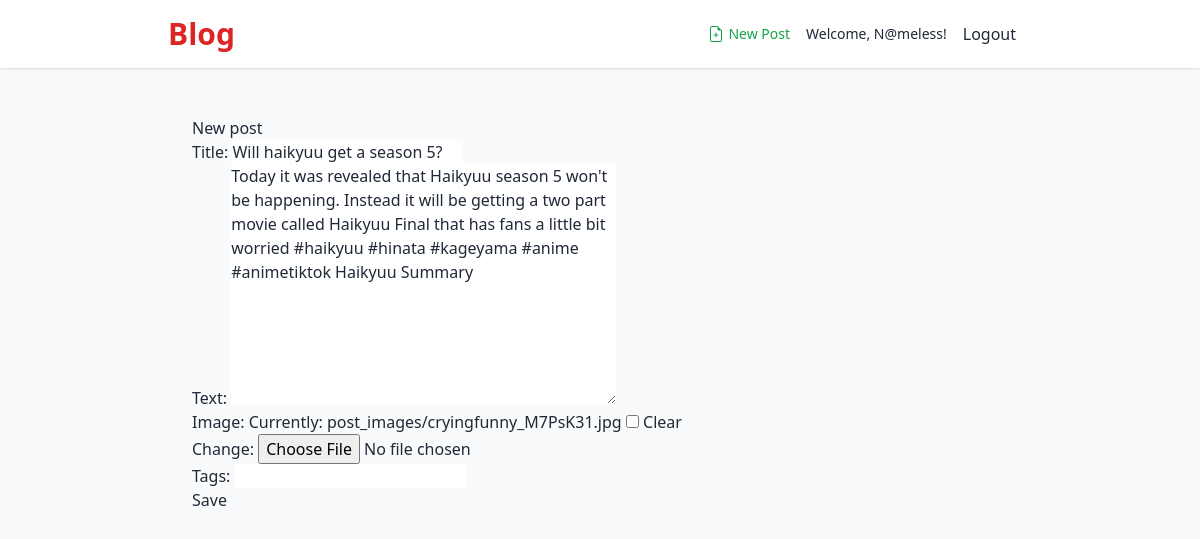
/post/18/edit/ (signed in), run on the app's committed database.
### blog/models.py (models this page shows, shortened)
class Post(models.Model):
    author = models.ForeignKey(settings.AUTH_USER_MODEL, on_delete=models.CASCADE)
    title = models.CharField(max_length=200)
    text = models.TextField()
    image = models.ImageField(upload_to='post_images/', blank=True, null=True)
    created_date = models.DateTimeField(default=timezone.now)
    published_date = models.DateTimeField(blank=True, null=True)
    likes = models.ManyToManyField(User, related_name='liked_posts', blank=True)
    tags = models.CharField(max_length=255, blank=True)

### blog/views.py (the view)
# urls.py: path('post/<int:pk>/edit/', views.post_edit, name="post_edit"),
@login_required
def post_edit(request, pk):
    post = get_object_or_404(Post, pk=pk)
    if post.author != request.user:
        return HttpResponseForbidden("You are not allowed to edit this post.")
    if request.method == "POST":
        form = PostForm(request.POST, request.FILES, instance=post)
        if form.is_valid():
            post = form.save(commit=False)
            post.author = request.user  # usually redundant on edit, but OK
            post.published_date = timezone.now()
            post.save()
            return redirect('post_detail', pk=post.pk)
    else:
        form = PostForm(instance=post)
    return render(request, 'blog/post_edit.html', {'form': form})

### blog/forms.py
class PostForm(forms.ModelForm):
    class Meta:
        model = Post
        fields =('title', 'text', 'image', 'tags')

### blog/templates/blog/post_edit.html (shortened to what this page needs)
{% extends 'blog/base.html' %} {% block content %}
<h2>New post</h2>
<form method="POST" enctype="multipart/form-data" class="post-form">
  {% csrf_token %} {{ form.as_p }}
  <button type="submit" class="save btn btn-secondary">Save</button>
</form>
{% endblock %}

### blog/templates/blog/base.html (shortened to what this page needs)
{% load static %}
<!DOCTYPE html>
<html lang="en">
  <head>
    <script src="https://cdn.tailwindcss.com"></script>
  </head>
  <body class="bg-gray-50 text-gray-800 font-sans">
    <header class="bg-white shadow">
      <div
        class="max-w-4xl mx-auto px-4 py-4 flex justify-between items-center"
      >
        <h1 class="text-3xl font-bold text-red-600">
          <a href="/">Blog</a>
        </h1>
        <div class="flex items-center space-x-4">
          {% if user.is_authenticated %}
          <a
            href="{% url 'post_new'%}"
            class="text-sm text-green-600 hover:underline flex items-center gap-1"
          >
            {% include "./icons/file-earmark-plus.svg" %} New Post
          </a>
          <p class="text-sm">
            Welcome, <span class="font-medium">{{ user.username }}</span>!
            <form method="POST" action="{% url "logout" %}" style="display: inline;" >
              <button class="btn btn-link" style="border: none; background: none;">
                Logout
              </button>
            </form>
          </p>
          {% else %}
          <a href="{% url "login" %}" class="text-sm text-blue-600 hover:underline">Login </a>
          {% endif %}
        </div>
      </div>
    </header>
    <main class="max-w-4xl mx-auto px-4 py-6">
      <div class=" rounded-xl p-6">
        {% block content %}{% endblock %}
      </div>
    </main>
  </body>
</html>

### data on the page
Post: title "Will haikyuu get a season 5?", text "Today it was revealed that Haikyuu season 5 won't be happening. Instead it will be getting a two part movie called Haikyuu Final that has fans a little bit worried #haikyuu #hinata #kageyama #anime #animetiktok Haikyuu Summary"

### other printed values
{{ user.username }} "N@meless"
